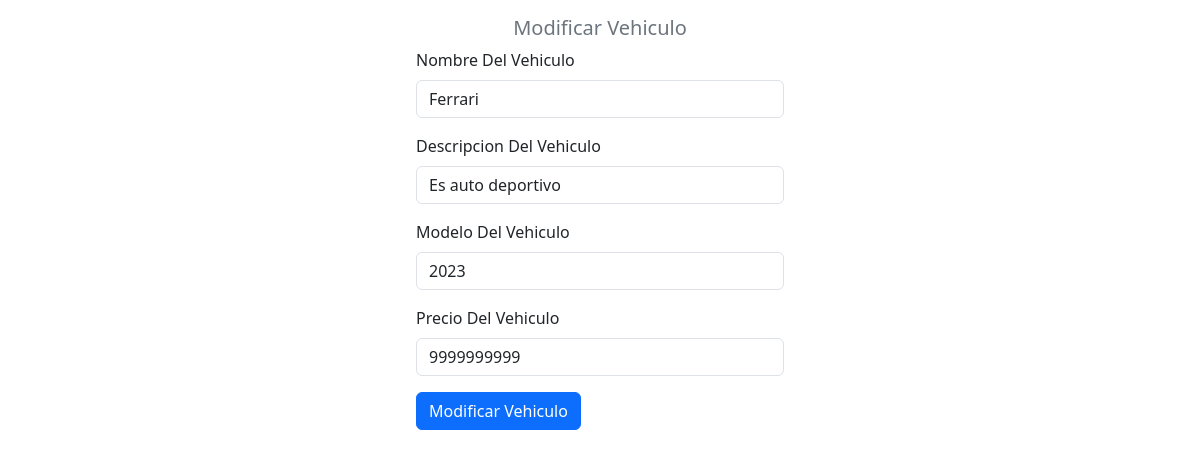
The page /crud_php/modificar_vehiculo.php?id=1 on the database its author committed.
### tables this page shows
CREATE TABLE `vehiculos` (
  `id` int(11) NOT NULL,
  `Nombre` varchar(200) NOT NULL,
  `Descripcion` varchar(2000) NOT NULL,
  `Modelo` varchar(200) NOT NULL,
  `Precio` decimal(10,0) NOT NULL
);

### crud_php/modificar_vehiculo.php (the view, shortened to what this page needs)
<?php
include "modelo/conexion.php";
$id=$_GET["id"];
$sql=$conexion->query(" select * from vehiculos where id=$id ");
?>
<!DOCTYPE html>
<html lang="en">
<head>
    <link href="https://cdn.jsdelivr.net/npm/bootstrap@5.3.0/dist/css/bootstrap.min.css" rel="stylesheet">
</head>
<body>
<form class="col-4 p-3 m-auto" method="POST">
        <h5 class="text-center text-secondary">Modificar Vehiculo</h3>
        <?php
        include "controlador/modificar_vehiculo.php";
        while($datos=$sql->fetch_object()) { ?>
<div class="mb-3">
    <label for="exampleInputEmail1" class="form-label">Nombre Del Vehiculo</label>
    <input type="text" class="form-control" name="nombre" value="<?= $datos->Nombre ?>">
  </div>
  <div class="mb-3">
    <label for="exampleInputEmail1" class="form-label">Descripcion Del Vehiculo</label>
    <input type="text" class="form-control" name="descripcion" value="<?= $datos->Descripcion ?>">
  </div>
  <div class="mb-3">
    <label for="exampleInputEmail1" class="form-label">Modelo Del Vehiculo</label>
    <input type="text" class="form-control" name="modelo" value="<?= $datos->Modelo ?>">
  </div>
  <div class="mb-3">
    <label for="exampleInputEmail1" class="form-label">Precio Del Vehiculo</label>
    <input type="text" class="form-control" name="precio" value="<?= $datos->Precio ?>">
  </div>
        <?php }
        ?>
  <button type="submit" class="btn btn-primary" name="btnregistrar" value="ok">Modificar Vehiculo</button>
</form>
</body>
</html>

### rows shown on the page
vehiculos: nombre "Ferrari", descripcion "Es auto deportivo", modelo "2023", precio "9999999999"
